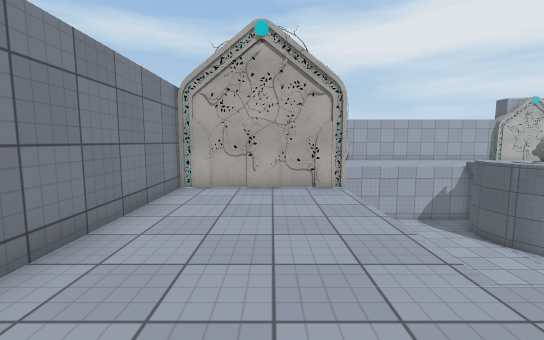
View 1 (above)

16 first-person views from a walk through a 3-D level made in the Unity game engine. The camera is 1.4 m above the floor, tilts 6° down and sees 90° across. The floor is counted in squares, 1 m on a side. Each view is taken from the middle of a square. On the plan, view 1 faces up. The plan holds only what a view shows up to about 13 squares ahead; the rest is blank. The place goes on beyond the plan. The player character is not drawn. Some surface patterns are stand-ins.

View 2
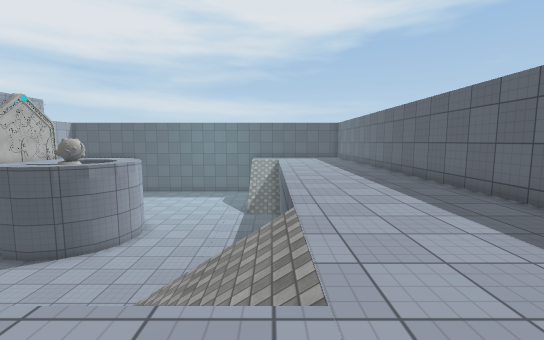

View 3
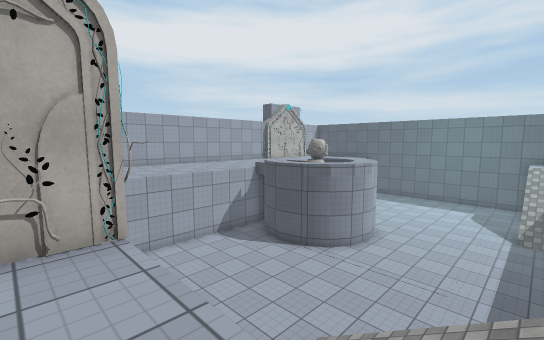

View 4
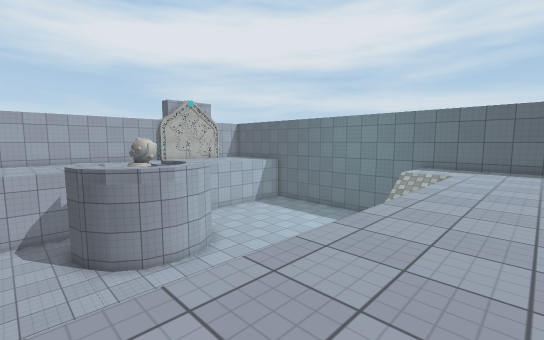

View 5
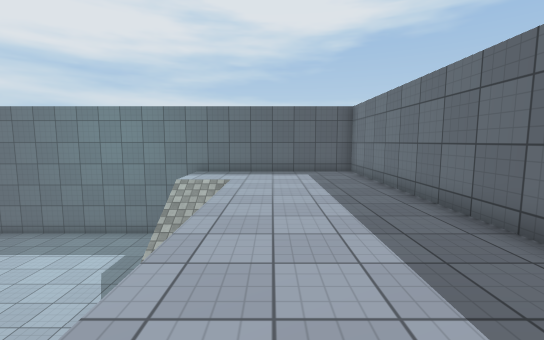

View 6
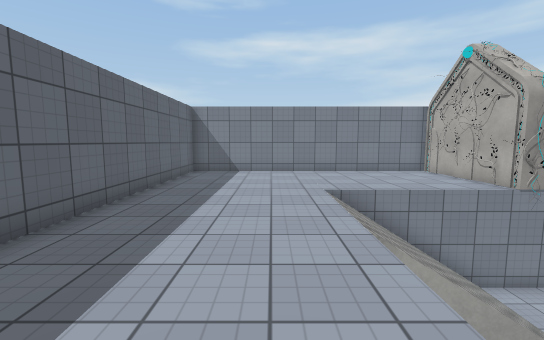

View 7
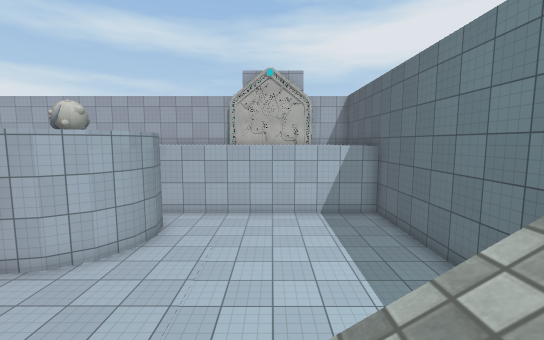

View 8
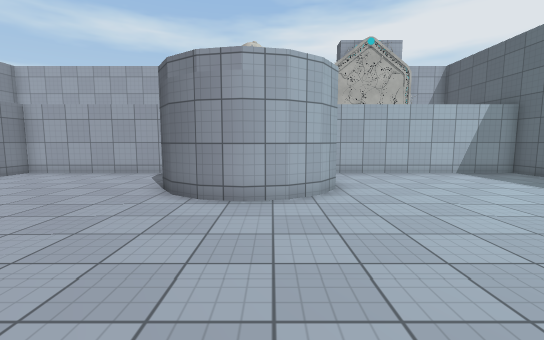

View 9
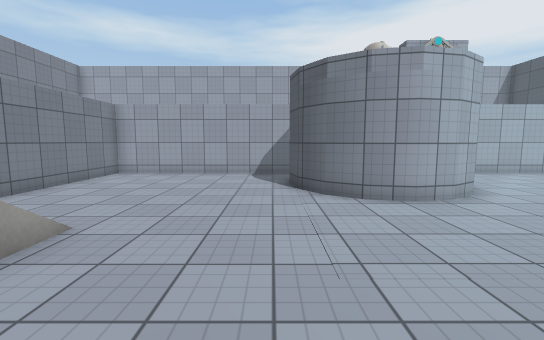

View 10
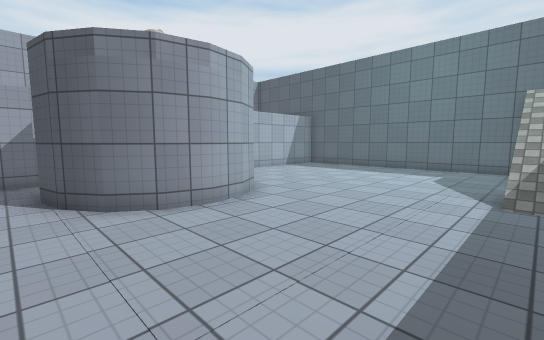

View 11
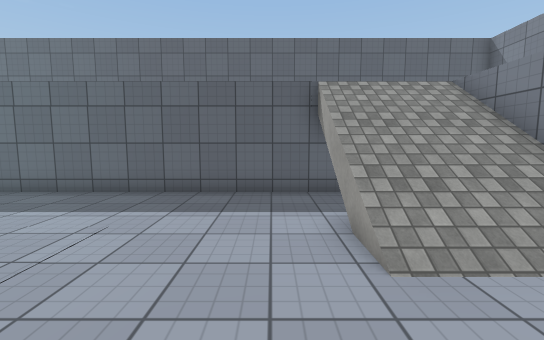

View 12
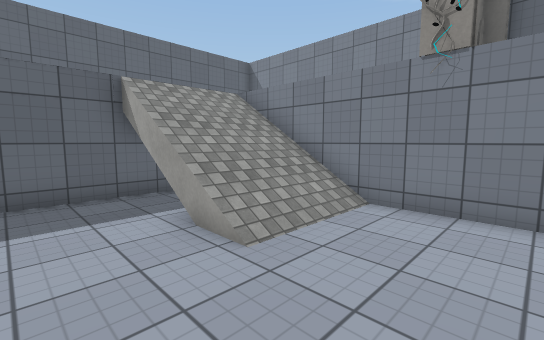

View 13
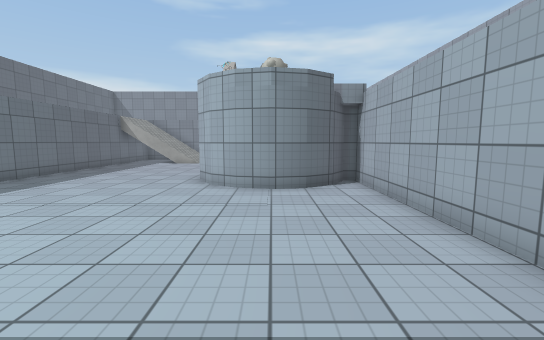

View 14
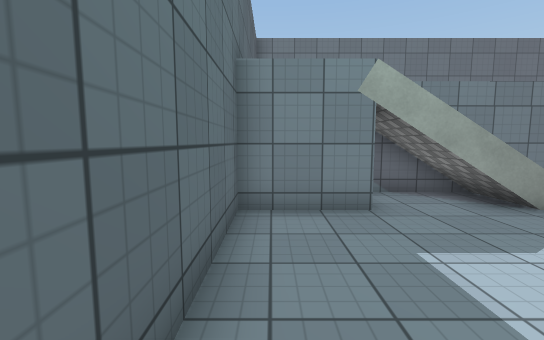

View 15
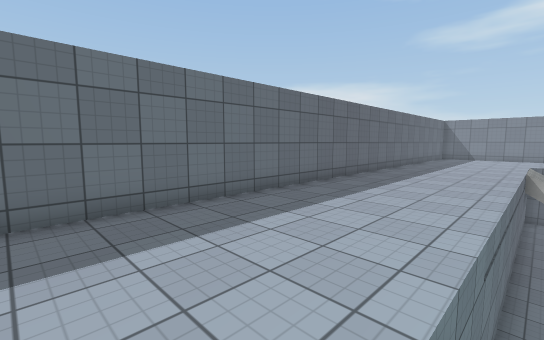

View 16
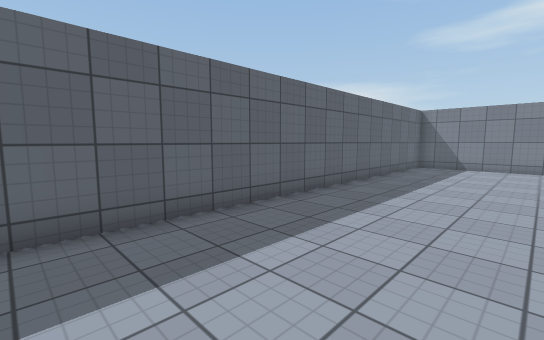

### Floor plan
Key: @ floor where view 1 was taken; # wall or solid block; . main floor; : floor 3 m higher than the main floor; / step, stairs or slope; O other object.
Columns run from 3 left of view 1 to 24 right of it. Each row starts with its distance up from view 1.
 15      #########  ############
 14      #.......#  ##.........#
 13      #.......#   ##........#
 12      #.......#   ##........#
 11      #.......#   ##........#
 10 #    #.......#####.........#
  9 ###  #.........##..........#
  8 #O#O##.....................#
  7 #:::://///.................#
  6 #:::://///.................#
  5 #:::://///.................#
  4 #:::://///..........////:::#
  3 #:::://///..........////:::#
  2 #::::::::::::::::::::::::::#
  1 #::::::::::::::::::::::::::#
  0 #::@:::::::::::::::::::::::#
 -1 #::::::::::::::::::::::::::#
 -2 #::::::::::::::::::::::::::#
 -3 ############################

Where each view was taken, in squares from view 1:
view 1: 0 up, 0 right, facing up
view 2: 3 up, 0 right, facing right
view 3: 4 up, 1 right, facing up-right
view 4: 0 up, 8 right, facing up-right
view 5: 1 up, 11 right, facing right
view 6: 1 up, 10 right, facing left
view 7: 3 up, 19 right, facing up
view 8: 3 up, 13 right, facing up
view 9: 3 up, 9 right, facing up
view 10: 4 up, 9 right, facing up-right
view 11: 10 up, 7 right, facing down
view 12: 10 up, 8 right, facing down-left
view 13: 12 up, 23 right, facing left
view 14: 10 up, 23 right, facing down
view 15: 3 up, 22 right, facing down-left
view 16: 2 up, 13 right, facing down-left
